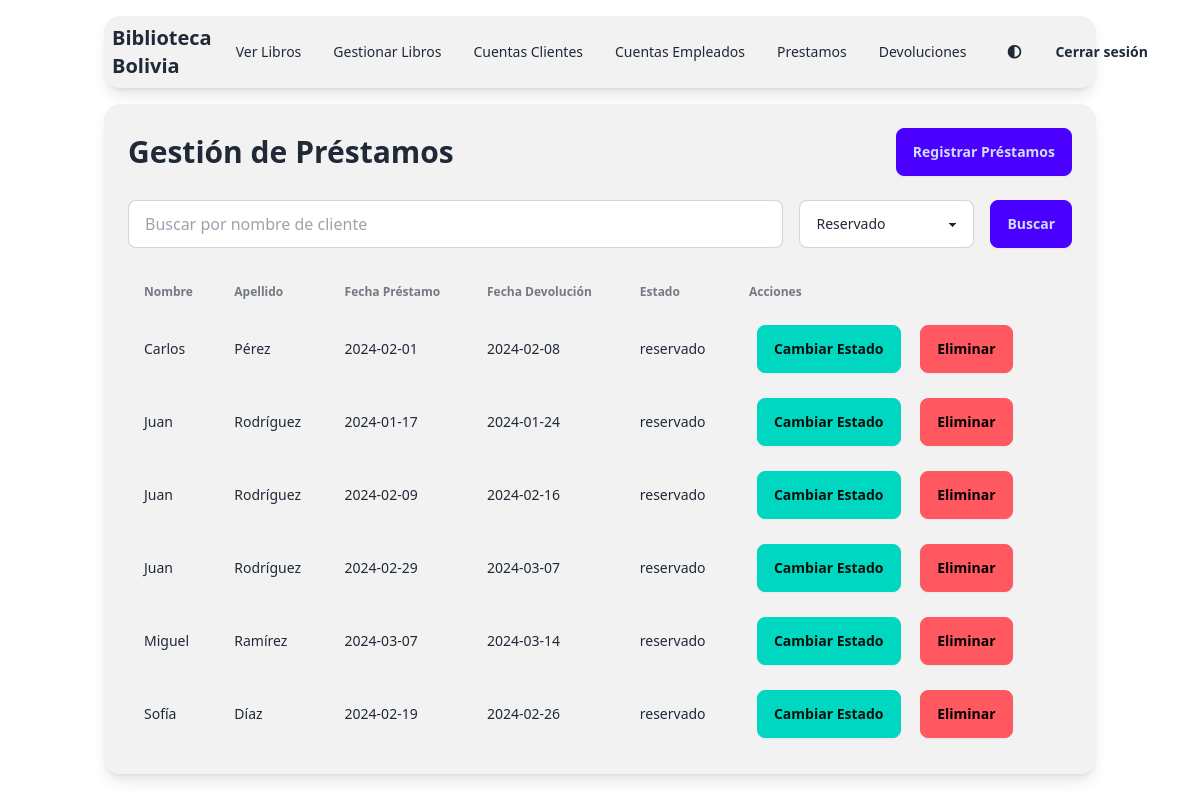
The page /app/views/viewsEmpleado/gestionPrestamos.php?estado=reservado (signed in) on the database its author committed.
### tables this page shows
CREATE TABLE PRESTAMOS (
    codPrestamos INT AUTO_INCREMENT PRIMARY KEY,
    fechaPrestamo DATE,
    fechaDevolucion DATE,
    estado VARCHAR(45),
    LIBROS_codLibros INT,
    USUARIOS_codUsuarios INT,
    SANCIONES_codSancion INT,
    FOREIGN KEY (LIBROS_codLibros) REFERENCES LIBROS (codLibros),
    FOREIGN KEY (USUARIOS_codUsuarios) REFERENCES CLIENTES (codUsuarios),
    FOREIGN KEY (SANCIONES_codSancion) REFERENCES SANCIONES (codSancion)
);

CREATE TABLE CLIENTES (
    codUsuarios INT AUTO_INCREMENT PRIMARY KEY,
    nombre VARCHAR(45),
    apellido VARCHAR(45),
    ci VARCHAR(45),
    direccion VARCHAR(45),
    telefono VARCHAR(45),
    correo VARCHAR(45),
    usuario VARCHAR(45),
    password VARCHAR(45),
    rol VARCHAR(45)
);

### app/views/viewsEmpleado/gestionPrestamos.php (the view, shortened to what this page needs)
<?php
require_once __DIR__ . '/../../config/conexion.php';
$search = isset($_GET['search']) ? $_GET['search'] : '';
$estado = isset($_GET['estado']) ? $_GET['estado'] : 'pendiente';
?>
<!DOCTYPE html>
<html lang="es" data-theme="light">
<head>
    <link href="https://cdn.jsdelivr.net/npm/daisyui@4.12.10/dist/full.min.css" rel="stylesheet" type="text/css" />
    <link rel="stylesheet" href="https://cdnjs.cloudflare.com/ajax/libs/font-awesome/5.15.3/css/all.min.css">
</head>
<body>
    <div class="min-h-screen bg-base-100 text-base-content">
        <div class="container mx-auto p-4">
            <?php include "../viewsEmpleado/menuEmpleado.php"; ?>
            <div class="bg-base-200 p-6 rounded-box shadow-lg">
                <div class="flex justify-between items-center mb-6">
                    <h1 class="text-3xl font-bold">Gestión de Préstamos</h1>
                    <a href="../../controllers/gestionPrestamos/anadir.php" class="btn btn-primary">Registrar Préstamos</a>
                </div>
                <form method="GET" class="flex flex-col sm:flex-row gap-4 mb-6">
                    <input type="text" name="search" value="<?php echo htmlspecialchars($search); ?>" placeholder="Buscar por nombre de cliente" class="input input-bordered flex-grow">
                    <select name="estado" class="select select-bordered">
                        <option value="reservado" <?php echo $estado === 'reservado' ? 'selected' : ''; ?>>Reservado</option>
                    </select>
                    <button type="submit" class="btn btn-primary">Buscar</button>
                </form>
                <div class="overflow-x-auto">
                    <table class="table w-full">
                        <thead>
                            <tr>
                                <th>Nombre</th>
                                <th>Apellido</th>
                                <th>Fecha Préstamo</th>
                                <th>Fecha Devolución</th>
                                <th>Estado</th>
                                <th>Acciones</th>
                            </tr>
                        </thead>
                        <tbody>
                            <?php
                            $sql = "SELECT
                                        C.nombre AS nombreCliente,
                                        C.apellido AS apellidoCliente,
                                        P.codPrestamos,
                                        P.fechaPrestamo,
                                        P.fechaDevolucion,
                                        P.estado
                                    FROM
                                        PRESTAMOS P
                                    JOIN
                                        CLIENTES C
                                    ON
                                        P.USUARIOS_codUsuarios = C.codUsuarios
                                    WHERE
                                        C.nombre LIKE ?
                                        AND (? = '' OR P.estado = ?);";
                            $stmt = $conexion->prepare($sql);
                            $searchParam = "%$search%";
                            $stmt->bind_param("sss", $searchParam, $estado, $estado);
                            $stmt->execute();
                            $result = $stmt->get_result();
                            if ($result->num_rows > 0) {
                                while ($row = $result->fetch_assoc()) {
                                    echo "<tr>
                                    <td>" . htmlspecialchars($row["nombreCliente"]) . "</td>
                                    <td>" . htmlspecialchars($row["apellidoCliente"]) . "</td>
                                    <td>" . htmlspecialchars($row["fechaPrestamo"]) . "</td>
                                    <td>" . htmlspecialchars($row["fechaDevolucion"]) . "</td>
                                    <td>" . htmlspecialchars($row["estado"]) . "</td>
                                    <td>
                                        <a href='../../controllers/gestionPrestamos/editar.php?id=" . urlencode($row["codPrestamos"]) . "' class='btn btn-accent btn-md mx-2'>Cambiar Estado</a>
                                        <a href='../../controllers/gestionPrestamos/eliminar.php?id=" . urlencode($row["codPrestamos"]) . "' class='btn btn-error btn-md mx-2'>Eliminar</a>
                                    </td>
                                  </tr>";
                                }
                            } else {
                                echo "<tr><td colspan='6' class='text-center'>No hay préstamos</td></tr>";
                            }
                            ?>
                        </tbody>
                    </table>
                </div>
            </div>
        </div>
    </div>
</body>
</html>

### rows shown on the page
prestamos: USUARIOS_codUsuarios.nombre "Carlos", USUARIOS_codUsuarios.apellido "Pérez", fechaPrestamo "2024-02-01", fechaDevolucion "2024-02-08", estado "reservado"
prestamos: USUARIOS_codUsuarios.nombre "Juan", USUARIOS_codUsuarios.apellido "Rodríguez", fechaPrestamo "2024-01-17", fechaDevolucion "2024-01-24", estado "reservado"
prestamos: USUARIOS_codUsuarios.nombre "Juan", USUARIOS_codUsuarios.apellido "Rodríguez", fechaPrestamo "2024-02-09", fechaDevolucion "2024-02-16", estado "reservado"
prestamos: USUARIOS_codUsuarios.nombre "Juan", USUARIOS_codUsuarios.apellido "Rodríguez", fechaPrestamo "2024-02-29", fechaDevolucion "2024-03-07", estado "reservado"
prestamos: USUARIOS_codUsuarios.nombre "Miguel", USUARIOS_codUsuarios.apellido "Ramírez", fechaPrestamo "2024-03-07", fechaDevolucion "2024-03-14", estado "reservado"
prestamos: USUARIOS_codUsuarios.nombre "Sofía", USUARIOS_codUsuarios.apellido "Díaz", fechaPrestamo "2024-02-19", fechaDevolucion "2024-02-26", estado "reservado"
